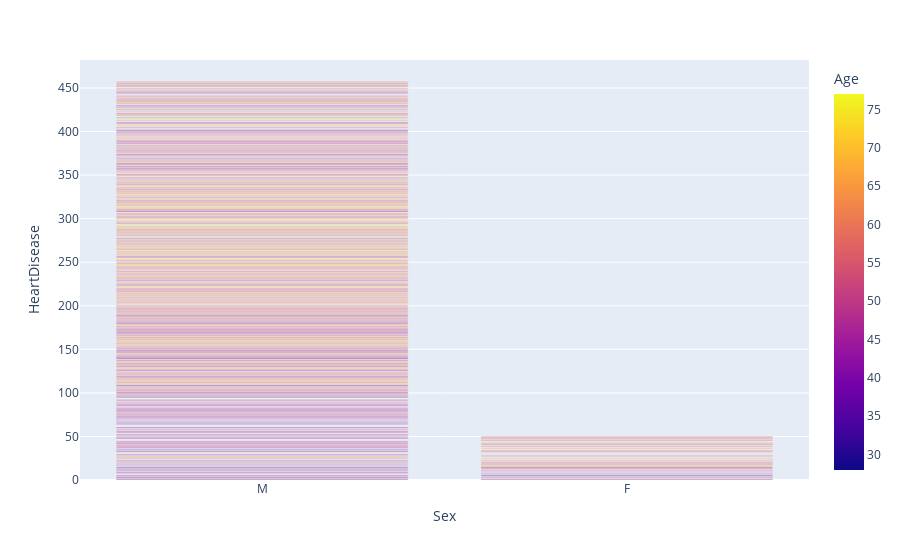

Notebook code cell kept with this figure:
### Code cell
px.bar(x="Sex",y='HeartDisease', data_frame = heart,color='Age')

### Figure 1 — Plotly figure (JSON) as saved in the notebook; plotly's stock layout.template omitted (floating-point values rounded to 4 significant figures; data arrays with more than 128 entries replaced by an {"elided": "..."} marker saying what was removed)
{"data": [{"alignmentgroup": "True", "hovertemplate": "Sex=%{x}<br>HeartDisease=%{y}<br>Age=%{marker.color}<extra></extra>", "legendgroup": "", "marker": {"color": {"elided": "918 int values"}, "coloraxis": "coloraxis", "pattern": {"shape": ""}}, "name": "", "offsetgroup": "", "orientation": "v", "showlegend": false, "textposition": "auto", "type": "bar", "x": {"elided": "918 str values"}, "xaxis": "x", "y": {"elided": "918 int values"}, "yaxis": "y"}], "layout": {"barmode": "relative", "coloraxis": {"colorbar": {"title": {"text": "Age"}}, "colorscale": [[0, "#0d0887"], [0.1111, "#46039f"], [0.2222, "#7201a8"], [0.3333, "#9c179e"], [0.4444, "#bd3786"], [0.5556, "#d8576b"], [0.6667, "#ed7953"], [0.7778, "#fb9f3a"], [0.8889, "#fdca26"], [1, "#f0f921"]]}, "legend": {"tracegroupgap": 0}, "margin": {"t": 60}, "xaxis": {"anchor": "y", "domain": [0, 1], "title": {"text": "Sex"}}, "yaxis": {"anchor": "x", "domain": [0, 1], "title": {"text": "HeartDisease"}}}}
